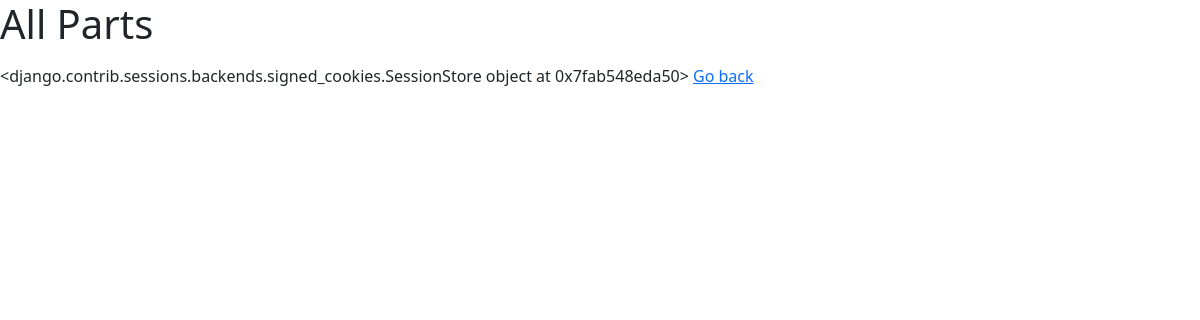
Before: /parts/ with the older database file.
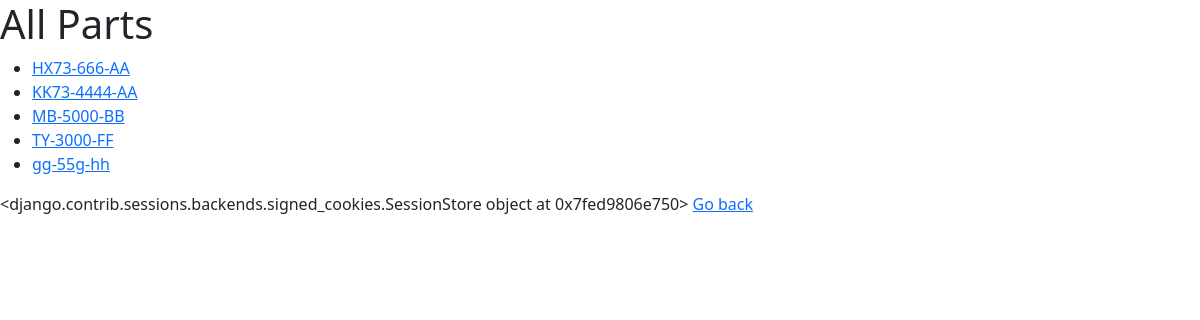
After: the same page with the newer database file.
### catalog/models.py (models this page shows, shortened)
class Part(models.Model):
    partnumber = models.CharField('unique carpart number',primary_key=True,max_length=20,help_text='unique carpart number')
    description=  models.CharField(max_length=200)
    supplier = models.ForeignKey('Supplier', on_delete=models.SET_DEFAULT,default=1)
    archived =models.BooleanField(null=True)
    status =  models.CharField(max_length=200,null=True)
    image= models.ImageField(null=True,upload_to="images",default="images/default.jpg")
    specification = models.FileField(null=True,upload_to="documents")
    price = models.IntegerField(null=True)
    parts= PartsManager()   # custom model manager
    objects = models.Manager()
    def __str__(self):
        return self.partnumber
    class Meta:
        ordering = ["partnumber"]
        verbose_name_plural = "parts"

### catalog/views.py (the view)
# urls.py: path('parts/',views.ListPartView.as_view(),name='allparts'),
class ListPartView(ListView):
    model = Part
    template_name = "catalog/ListPartsView.html"
    context_object_name ='carparts'
    queryset = Part.parts.all()

### templates/catalog/ListPartsView.html (shortened to what this page needs)
{% extends "../base.html" %}
{% load static %}
{% block content %}
<h1> All Parts</h1>
<ul>
 {% for part in object_list %}
<li>
 <a href="{% url 'catalog:detailpart' part.pk %}"> {{part}}  </a>
 {% endfor %} </li>
</ul>
 {{request.session}}
<a href="/" >Go back </a>
{% endblock %}

Changed rows visible on the page:
added Part: partnumber "HX73-666-AA"
added Part: partnumber "KK73-4444-AA"
added Part: partnumber "MB-5000-BB"
added Part: partnumber "TY-3000-FF"
added Part: partnumber "gg-55g-hh"
Other visible differences:
{{ request.session }}: "<django.contrib.sessions.backends.signed_cookies.SessionStore object at 0x7fab548eda50>" → "<django.contrib.sessions.backends.signed_cookies.SessionStore object at 0x7fed9806e750>"
